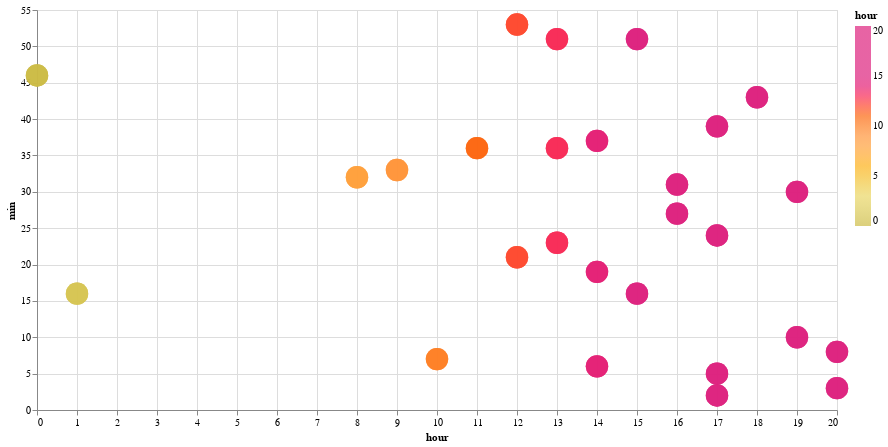

Here is the notebook cell this chart was saved with:
### Markdown cell above
### Something going wrong for `all_trips` once I aggregate for all operators.

### Code cell
test3 = compare_approaches(
    stop_id="3104",
    organization_name="Los Angeles County Metropolitan Transportation Authority",
    route_id="33-13172",
    stop_sequence=80,
)
